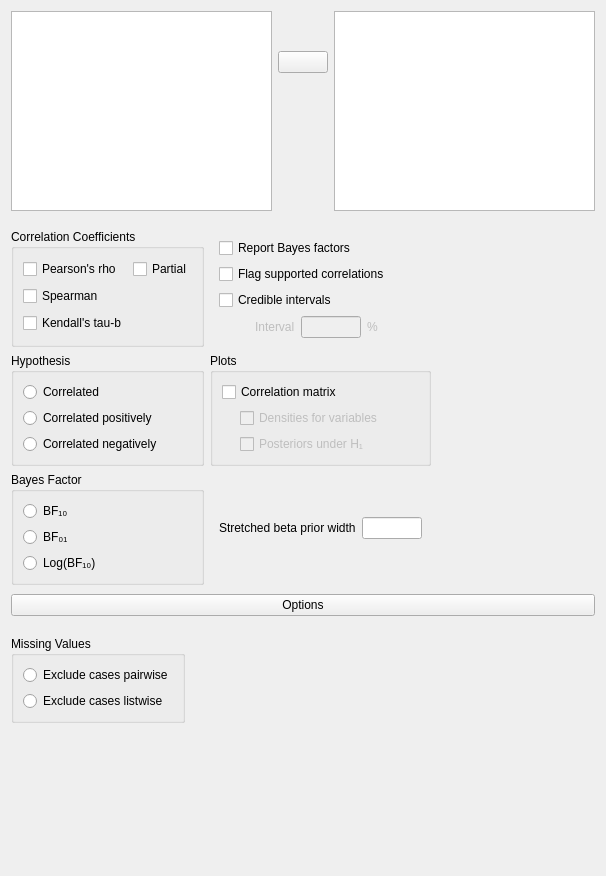
<?xml version="1.0" encoding="UTF-8"?>
<ui version="4.0">
 <class>CorrelationBayesianForm</class>
 <widget class="QWidget" name="CorrelationBayesianForm">
  <property name="geometry">
   <rect>
    <x>0</x>
    <y>0</y>
    <width>606</width>
    <height>876</height>
   </rect>
  </property>
  <property name="sizePolicy">
   <sizepolicy hsizetype="Fixed" vsizetype="Preferred">
    <horstretch>0</horstretch>
    <verstretch>0</verstretch>
   </sizepolicy>
  </property>
  <property name="windowTitle">
   <string>Form</string>
  </property>
  <layout class="QGridLayout" name="gridLayout_10">
   <property name="verticalSpacing">
    <number>0</number>
   </property>
   <item row="0" column="0">
    <widget class="QWidget" name="topWidget" native="true">
     <property name="sizePolicy">
      <sizepolicy hsizetype="Preferred" vsizetype="Fixed">
       <horstretch>0</horstretch>
       <verstretch>0</verstretch>
      </sizepolicy>
     </property>
     <layout class="QGridLayout" name="gridLayout_7">
      <property name="leftMargin">
       <number>0</number>
      </property>
      <property name="topMargin">
       <number>0</number>
      </property>
      <property name="rightMargin">
       <number>0</number>
      </property>
      <property name="verticalSpacing">
       <number>0</number>
      </property>
      <item row="3" column="1">
       <spacer name="verticalSpacer">
        <property name="orientation">
         <enum>Qt::Vertical</enum>
        </property>
        <property name="sizeHint" stdset="0">
         <size>
          <width>20</width>
          <height>40</height>
         </size>
        </property>
       </spacer>
      </item>
      <item row="0" column="2" rowspan="4">
       <widget class="BoundListView" name="variables">
        <property name="sizePolicy">
         <sizepolicy hsizetype="Expanding" vsizetype="Fixed">
          <horstretch>0</horstretch>
          <verstretch>0</verstretch>
         </sizepolicy>
        </property>
        <property name="minimumSize">
         <size>
          <width>0</width>
          <height>200</height>
         </size>
        </property>
        <property name="maximumSize">
         <size>
          <width>16777215</width>
          <height>200</height>
         </size>
        </property>
       </widget>
      </item>
      <item row="2" column="1">
       <widget class="AssignButton" name="assignButton">
        <property name="sizePolicy">
         <sizepolicy hsizetype="Fixed" vsizetype="Fixed">
          <horstretch>0</horstretch>
          <verstretch>0</verstretch>
         </sizepolicy>
        </property>
        <property name="minimumSize">
         <size>
          <width>50</width>
          <height>0</height>
         </size>
        </property>
        <property name="maximumSize">
         <size>
          <width>50</width>
          <height>16777215</height>
         </size>
        </property>
        <property name="text">
         <string/>
        </property>
       </widget>
      </item>
      <item row="0" column="0" rowspan="4">
       <widget class="AvailableFieldsListView" name="availableVariables">
        <property name="sizePolicy">
         <sizepolicy hsizetype="Expanding" vsizetype="Fixed">
          <horstretch>0</horstretch>
          <verstretch>0</verstretch>
         </sizepolicy>
        </property>
        <property name="minimumSize">
         <size>
          <width>0</width>
          <height>200</height>
         </size>
        </property>
        <property name="maximumSize">
         <size>
          <width>16777215</width>
          <height>200</height>
         </size>
        </property>
       </widget>
      </item>
      <item row="1" column="1">
       <spacer name="verticalSpacer_2">
        <property name="orientation">
         <enum>Qt::Vertical</enum>
        </property>
        <property name="sizeType">
         <enum>QSizePolicy::Fixed</enum>
        </property>
        <property name="sizeHint" stdset="0">
         <size>
          <width>20</width>
          <height>40</height>
         </size>
        </property>
       </spacer>
      </item>
     </layout>
    </widget>
   </item>
   <item row="1" column="0">
    <widget class="QWidget" name="optionsWidget" native="true">
     <property name="sizePolicy">
      <sizepolicy hsizetype="Fixed" vsizetype="Preferred">
       <horstretch>0</horstretch>
       <verstretch>0</verstretch>
      </sizepolicy>
     </property>
     <layout class="QGridLayout" name="gridLayout">
      <property name="leftMargin">
       <number>0</number>
      </property>
      <property name="rightMargin">
       <number>0</number>
      </property>
      <property name="bottomMargin">
       <number>0</number>
      </property>
      <item row="0" column="0">
       <widget class="QWidget" name="widget_3" native="true">
        <property name="sizePolicy">
         <sizepolicy hsizetype="Fixed" vsizetype="Preferred">
          <horstretch>0</horstretch>
          <verstretch>0</verstretch>
         </sizepolicy>
        </property>
        <layout class="QGridLayout" name="gridLayout_11">
         <property name="leftMargin">
          <number>0</number>
         </property>
         <property name="topMargin">
          <number>0</number>
         </property>
         <property name="rightMargin">
          <number>0</number>
         </property>
         <property name="bottomMargin">
          <number>0</number>
         </property>
         <item row="0" column="0">
          <widget class="GroupBox" name="groupBox_3">
           <property name="title">
            <string>Correlation Coefficients</string>
           </property>
           <layout class="QGridLayout" name="gridLayout_6">
            <item row="0" column="0">
             <widget class="BoundCheckBox" name="pearson">
              <property name="text">
               <string>Pearson's rho</string>
              </property>
             </widget>
            </item>
            <item row="4" column="0">
             <widget class="BoundCheckBox" name="kendallsTauB">
              <property name="text">
               <string>Kendall's tau-b</string>
              </property>
             </widget>
            </item>
            <item row="3" column="0">
             <widget class="BoundCheckBox" name="spearman">
              <property name="text">
               <string>Spearman</string>
              </property>
             </widget>
            </item>
            <item row="0" column="1">
             <widget class="BoundCheckBox" name="partial">
              <property name="text">
               <string>Partial</string>
              </property>
             </widget>
            </item>
           </layout>
          </widget>
         </item>
         <item row="0" column="1">
          <widget class="QWidget" name="widget_7" native="true">
           <layout class="QGridLayout" name="gridLayout_5">
            <property name="leftMargin">
             <number>9</number>
            </property>
            <item row="4" column="1">
             <widget class="QWidget" name="ciValueContainer" native="true">
              <property name="enabled">
               <bool>false</bool>
              </property>
              <layout class="QGridLayout" name="gridLayout_4">
               <property name="leftMargin">
                <number>0</number>
               </property>
               <property name="topMargin">
                <number>0</number>
               </property>
               <property name="rightMargin">
                <number>0</number>
               </property>
               <property name="bottomMargin">
                <number>0</number>
               </property>
               <item row="0" column="0">
                <widget class="QWidget" name="widget_8" native="true">
                 <property name="minimumSize">
                  <size>
                   <width>30</width>
                   <height>0</height>
                  </size>
                 </property>
                </widget>
               </item>
               <item row="0" column="3">
                <widget class="QLabel" name="label_2">
                 <property name="text">
                  <string>%</string>
                 </property>
                </widget>
               </item>
               <item row="0" column="2">
                <widget class="BoundTextBox" name="ciValue">
                 <property name="maximumSize">
                  <size>
                   <width>60</width>
                   <height>16777215</height>
                  </size>
                 </property>
                </widget>
               </item>
               <item row="0" column="1">
                <widget class="QLabel" name="label">
                 <property name="text">
                  <string>Interval</string>
                 </property>
                </widget>
               </item>
               <item row="0" column="4">
                <spacer name="horizontalSpacer">
                 <property name="orientation">
                  <enum>Qt::Horizontal</enum>
                 </property>
                 <property name="sizeHint" stdset="0">
                  <size>
                   <width>0</width>
                   <height>20</height>
                  </size>
                 </property>
                </spacer>
               </item>
              </layout>
             </widget>
            </item>
            <item row="1" column="1">
             <widget class="BoundCheckBox" name="reportBayesFactors">
              <property name="text">
               <string>Report Bayes factors</string>
              </property>
             </widget>
            </item>
            <item row="3" column="1">
             <widget class="BoundCheckBox" name="credibleInterval">
              <property name="text">
               <string>Credible intervals</string>
              </property>
             </widget>
            </item>
            <item row="2" column="1">
             <widget class="BoundCheckBox" name="flagSupported">
              <property name="text">
               <string>Flag supported correlations</string>
              </property>
             </widget>
            </item>
           </layout>
          </widget>
         </item>
         <item row="1" column="0">
          <widget class="BoundGroupBox" name="hypothesis">
           <property name="title">
            <string>Hypothesis</string>
           </property>
           <layout class="QGridLayout" name="gridLayout_3">
            <item row="0" column="0">
             <widget class="QRadioButton" name="_1correlated">
              <property name="text">
               <string>Correlated</string>
              </property>
             </widget>
            </item>
            <item row="2" column="0">
             <widget class="QRadioButton" name="_3correlatedNegatively">
              <property name="text">
               <string>Correlated negatively</string>
              </property>
             </widget>
            </item>
            <item row="1" column="0">
             <widget class="QRadioButton" name="_2correlatedPositively">
              <property name="text">
               <string>Correlated positively</string>
              </property>
             </widget>
            </item>
           </layout>
          </widget>
         </item>
         <item row="2" column="0">
          <widget class="BoundGroupBox" name="bayesFactorType">
           <property name="title">
            <string>Bayes Factor</string>
           </property>
           <layout class="QGridLayout" name="gridLayout_2">
            <item row="0" column="0">
             <widget class="QRadioButton" name="radioButton_1">
              <property name="text">
               <string>BF₁₀</string>
              </property>
             </widget>
            </item>
            <item row="1" column="0">
             <widget class="QRadioButton" name="radioButton_2">
              <property name="text">
               <string>BF₀₁</string>
              </property>
             </widget>
            </item>
            <item row="2" column="0">
             <widget class="QRadioButton" name="radioButton_3">
              <property name="text">
               <string>Log(BF₁₀)</string>
              </property>
             </widget>
            </item>
           </layout>
          </widget>
         </item>
         <item row="1" column="1">
          <widget class="GroupBox" name="correlationMatrixContainer">
           <property name="title">
            <string>Plots</string>
           </property>
           <layout class="QGridLayout" name="gridLayout_13">
            <item row="1" column="0" rowspan="2">
             <widget class="QWidget" name="widget_9" native="true">
              <property name="maximumSize">
               <size>
                <width>12</width>
                <height>16777215</height>
               </size>
              </property>
             </widget>
            </item>
            <item row="1" column="1">
             <widget class="BoundCheckBox" name="plotDensitiesForVariables">
              <property name="enabled">
               <bool>false</bool>
              </property>
              <property name="text">
               <string>Densities for variables</string>
              </property>
             </widget>
            </item>
            <item row="2" column="1">
             <widget class="BoundCheckBox" name="plotPosteriors">
              <property name="enabled">
               <bool>false</bool>
              </property>
              <property name="text">
               <string>Posteriors under H₁</string>
              </property>
             </widget>
            </item>
            <item row="0" column="0" colspan="2">
             <widget class="BoundCheckBox" name="plotCorrelationMatrix">
              <property name="text">
               <string>Correlation matrix</string>
              </property>
             </widget>
            </item>
           </layout>
          </widget>
         </item>
         <item row="2" column="1">
          <widget class="QWidget" name="groupPrior" native="true">
           <layout class="QGridLayout" name="gridLayout_8">
            <item row="0" column="1">
             <widget class="BoundTextBox" name="priorWidth">
              <property name="maximumSize">
               <size>
                <width>60</width>
                <height>16777215</height>
               </size>
              </property>
             </widget>
            </item>
            <item row="0" column="0">
             <widget class="QLabel" name="label_3">
              <property name="text">
               <string>Stretched beta prior width</string>
              </property>
             </widget>
            </item>
            <item row="0" column="2">
             <spacer name="horizontalSpacer_2">
              <property name="orientation">
               <enum>Qt::Horizontal</enum>
              </property>
              <property name="sizeHint" stdset="0">
               <size>
                <width>0</width>
                <height>20</height>
               </size>
              </property>
             </spacer>
            </item>
           </layout>
          </widget>
         </item>
        </layout>
       </widget>
      </item>
     </layout>
    </widget>
   </item>
   <item row="2" column="0">
    <widget class="QWidget" name="verticalWidget" native="true">
     <layout class="QVBoxLayout" name="verticalLayout_2">
      <property name="spacing">
       <number>20</number>
      </property>
      <property name="leftMargin">
       <number>0</number>
      </property>
      <property name="rightMargin">
       <number>0</number>
      </property>
      <property name="bottomMargin">
       <number>3</number>
      </property>
      <item>
       <widget class="ExpanderButton" name="buttonOptions">
        <property name="sizePolicy">
         <sizepolicy hsizetype="Expanding" vsizetype="Fixed">
          <horstretch>0</horstretch>
          <verstretch>0</verstretch>
         </sizepolicy>
        </property>
        <property name="text">
         <string>Options</string>
        </property>
        <property name="checkable">
         <bool>true</bool>
        </property>
       </widget>
      </item>
      <item>
       <widget class="BoundGroupBox" name="missingValues">
        <property name="sizePolicy">
         <sizepolicy hsizetype="Fixed" vsizetype="Preferred">
          <horstretch>0</horstretch>
          <verstretch>0</verstretch>
         </sizepolicy>
        </property>
        <property name="title">
         <string>Missing Values</string>
        </property>
        <property name="flat">
         <bool>true</bool>
        </property>
        <layout class="QGridLayout" name="gridLayout_9">
         <item row="0" column="0">
          <widget class="QRadioButton" name="_1excludePairwise">
           <property name="text">
            <string>Exclude cases pairwise</string>
           </property>
          </widget>
         </item>
         <item row="1" column="0">
          <widget class="QRadioButton" name="_2excludeListwise">
           <property name="text">
            <string>Exclude cases listwise</string>
           </property>
          </widget>
         </item>
        </layout>
       </widget>
      </item>
     </layout>
    </widget>
   </item>
   <item row="3" column="0">
    <spacer name="verticalSpacer_3">
     <property name="orientation">
      <enum>Qt::Vertical</enum>
     </property>
     <property name="sizeHint" stdset="0">
      <size>
       <width>20</width>
       <height>40</height>
      </size>
     </property>
    </spacer>
   </item>
  </layout>
 </widget>
 <customwidgets>
  <customwidget>
   <class>AssignButton</class>
   <extends>QPushButton</extends>
   <header>widgets/assignbutton.h</header>
  </customwidget>
  <customwidget>
   <class>AvailableFieldsListView</class>
   <extends>QListView</extends>
   <header>widgets/availablefieldslistview.h</header>
  </customwidget>
  <customwidget>
   <class>GroupBox</class>
   <extends>QGroupBox</extends>
   <header>widgets/groupbox.h</header>
   <container>1</container>
  </customwidget>
  <customwidget>
   <class>BoundTextBox</class>
   <extends>QLineEdit</extends>
   <header>widgets/boundtextbox.h</header>
  </customwidget>
  <customwidget>
   <class>BoundGroupBox</class>
   <extends>QGroupBox</extends>
   <header>widgets/boundgroupbox.h</header>
   <container>1</container>
  </customwidget>
  <customwidget>
   <class>ExpanderButton</class>
   <extends>QPushButton</extends>
   <header>widgets/expanderbutton.h</header>
  </customwidget>
  <customwidget>
   <class>BoundCheckBox</class>
   <extends>QCheckBox</extends>
   <header>widgets/boundcheckbox.h</header>
  </customwidget>
  <customwidget>
   <class>BoundListView</class>
   <extends>QListView</extends>
   <header>widgets/boundlistview.h</header>
  </customwidget>
 </customwidgets>
 <tabstops>
  <tabstop>availableVariables</tabstop>
  <tabstop>assignButton</tabstop>
  <tabstop>variables</tabstop>
  <tabstop>pearson</tabstop>
  <tabstop>spearman</tabstop>
  <tabstop>kendallsTauB</tabstop>
  <tabstop>reportBayesFactors</tabstop>
  <tabstop>flagSupported</tabstop>
  <tabstop>credibleInterval</tabstop>
  <tabstop>ciValue</tabstop>
  <tabstop>_1correlated</tabstop>
  <tabstop>_2correlatedPositively</tabstop>
  <tabstop>_3correlatedNegatively</tabstop>
  <tabstop>plotCorrelationMatrix</tabstop>
  <tabstop>plotDensitiesForVariables</tabstop>
  <tabstop>plotPosteriors</tabstop>
  <tabstop>radioButton_1</tabstop>
  <tabstop>radioButton_2</tabstop>
  <tabstop>radioButton_3</tabstop>
  <tabstop>priorWidth</tabstop>
  <tabstop>buttonOptions</tabstop>
  <tabstop>_1excludePairwise</tabstop>
  <tabstop>_2excludeListwise</tabstop>
 </tabstops>
 <resources/>
 <connections>
  <connection>
   <sender>plotCorrelationMatrix</sender>
   <signal>toggled(bool)</signal>
   <receiver>plotDensitiesForVariables</receiver>
   <slot>setEnabled(bool)</slot>
   <hints>
    <hint type="sourcelabel">
     <x>416</x>
     <y>449</y>
    </hint>
    <hint type="destinationlabel">
     <x>428</x>
     <y>472</y>
    </hint>
   </hints>
  </connection>
  <connection>
   <sender>plotCorrelationMatrix</sender>
   <signal>toggled(bool)</signal>
   <receiver>plotPosteriors</receiver>
   <slot>setEnabled(bool)</slot>
   <hints>
    <hint type="sourcelabel">
     <x>416</x>
     <y>449</y>
    </hint>
    <hint type="destinationlabel">
     <x>428</x>
     <y>493</y>
    </hint>
   </hints>
  </connection>
  <connection>
   <sender>credibleInterval</sender>
   <signal>toggled(bool)</signal>
   <receiver>ciValueContainer</receiver>
   <slot>setEnabled(bool)</slot>
   <hints>
    <hint type="sourcelabel">
     <x>343</x>
     <y>315</y>
    </hint>
    <hint type="destinationlabel">
     <x>340</x>
     <y>342</y>
    </hint>
   </hints>
  </connection>
  <connection>
   <sender>pearson</sender>
   <signal>toggled(bool)</signal>
   <receiver>partial</receiver>
   <slot>setEnabled(bool)</slot>
   <hints>
    <hint type="sourcelabel">
     <x>78</x>
     <y>272</y>
    </hint>
    <hint type="destinationlabel">
     <x>172</x>
     <y>272</y>
    </hint>
   </hints>
  </connection>
  <connection>
   <sender>partial</sender>
   <signal>toggled(bool)</signal>
   <receiver>kendallsTauB</receiver>
   <slot>setDisabled(bool)</slot>
   <hints>
    <hint type="sourcelabel">
     <x>172</x>
     <y>272</y>
    </hint>
    <hint type="destinationlabel">
     <x>78</x>
     <y>330</y>
    </hint>
   </hints>
  </connection>
  <connection>
   <sender>kendallsTauB</sender>
   <signal>toggled(bool)</signal>
   <receiver>partial</receiver>
   <slot>setDisabled(bool)</slot>
   <hints>
    <hint type="sourcelabel">
     <x>78</x>
     <y>330</y>
    </hint>
    <hint type="destinationlabel">
     <x>172</x>
     <y>272</y>
    </hint>
   </hints>
  </connection>
 </connections>
</ui>
